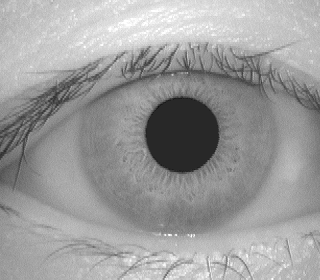
#> input picture data/raw/001_1_1.bmp, 320 x 280 px
$ jupyter execute 01_preprocessamento.ipynb
#> lines starting #> are read from the running program, lines starting #| are printed output that depends on the picture
### src/preprocessamento/filtros.py

# Cv2 principal interface do OpenCV em Python para processamento de imagens
# Numpy biblioteca para computação científica com Python, como tratamos imagens como arrays e matrizes, o numpy é essencial para manipulação de imagens
import cv2
import numpy as np

def filtro_mediana(img: np.ndarray, ksize: int=3) -> np.ndarray:
    """
    Aplica um filtro de mediana na imagem.

    Filtro Mediano:
        Para cada pixel da imagem, o filtro de mediana considera sua vizinhança(janela de ksize x ksize)
        Ordena os valores de intensidade dentro dessa janela e subsitui o pixel central pelo valor mediano.
        Isso ajuda a remover ruídos, especialmente ruídos sal e pimenta, preservando as bordas.

    Parâmetros:
    img (np.ndarray): Imagem de entrada. -> Espera um array numpy representando a imagem;
                                            Que pode ser colorida (3 canais) ou em escala de cinza (1 canal).
    ksize (int): Tamanho do kernel-> "janela" quadrada do filtro. Deve ser um número ímpar

    Retorna:
    np.ndarray: Outro array numpy representando a imagem filtrada.
    """
    # Verifica se o tamanho do kernel é ímpar
    if ksize % 2 == 0:
        raise ValueError("O tamanho do kernel deve ser um número ímpar.")

    # Aplica o filtro de mediana

    '''
    cv2.medianBlur() -> Recebe a imagem e o tamanho do kernel e retorna a imagem filtrada, lidando internaento com os contornos
    '''
    return cv2.medianBlur(img, ksize)


def equalizacao_histograma(img: np.ndarray) -> np.ndarray:
    """
    Aplica a equalização de histograma na imagem.

    Equalização de Histograma:
        A equalização de histograma é uma técnica que melhora o contraste de uma imagem,
        redistribuindo os níveis de intensidade. Isso é especialmente útil em imagens com
        iluminação desigual ou baixa visibilidade.

    Parâmetros:
    img (np.ndarray): Explicado acima, na função de filtro de mediana

    Retorna:
    np.ndarray: Outro array numpy representando a imagem com o histograma equalizado.
    """
    if len(img.shape) == 3:
        """
        Para casos coloridos:
        Não queremos alterar as cores de forma distrocida, e como equalizar cada canal rgb separadamente muda o equilibrio de cores,
        o correto é converter a imagem para o espaço de cores YCrCb, onde Y representa a luminância (brilho) e Cr e Cb representam as informações de cor.
        A equalização é aplicada apenas no canal Y (luminância), enquanto os canais Cr e Cb permanecem inalterados.
        Isso preserva a cor original da imagem, enquanto melhora o contraste.
        len(img.shape) dá o npmero de dimensões do array, 2-> imagem em escala de cinza, 3-> imagem colorida
        cv2.split() -> Divide a imagem em seus canais (B, G, R)
        cv2.cvtColor() -> Converte a imagem de BGR para YCrCb
        cv2.equalizeHist() -> Aplica a equalização de histograma no canal Y (luminância)
        cv2.merge() -> Junta os canais Y, Cr e Cb de volta em uma imagem
        """
        # Caso colorido: converte BGR → YCrCb, equaliza só o Y, retorna para BGR
        y, u, v = cv2.split(cv2.cvtColor(img, cv2.COLOR_BGR2YCrCb))
        y_eq = cv2.equalizeHist(y)
        return cv2.cvtColor(cv2.merge([y_eq, u, v]), cv2.COLOR_YCrCb2BGR)
    else:
        # Caso cinza: equaliza diretamente
        return cv2.equalizeHist(img)

### src/preprocessamento/salva_processado.py
# Ajusta sys.path para incluir a raiz do projeto
import sys
from pathlib import Path

project_root = Path(__file__).parent.parent  # assume este script está em notebooks/
if str(project_root) not in sys.path:
    sys.path.insert(0, str(project_root))

import logging
import cv2
from src.preprocessamento.filtros import filtro_mediana, equalizacao_histograma

# Configura logging básico
logging.basicConfig(
    level=logging.INFO,
    format="%(asctime)s [%(levelname)s] %(message)s",
    datefmt="%Y-%m-%d %H:%M:%S"
)
logger = logging.getLogger(__name__)

def processa_e_salva(
    input_path: Path,
    output_dir: Path,
    ksize: int = 5
) -> tuple[Path, Path]:
    """
    Processa uma imagem aplicando filtro de mediana e equalização de histograma,
    salvando duas versões:
      1) original com equalização de histograma
      2) filtrada (mediana) + equalização

    Args:
        input_path: Caminho da imagem de entrada.
        output_dir: Diretório onde as imagens serão salvas.
        ksize: Tamanho do kernel para filtro mediano (ímpar).

    Returns:
        Tuple com (caminho_da_equalizacao_original, caminho_da_processada).
    """
    # Garante que a imagem existe
    if not input_path.exists():
        raise FileNotFoundError(f"Arquivo não encontrado: {input_path}")

    # Cria pasta de saída
    output_dir.mkdir(parents=True, exist_ok=True)

    # Carrega a imagem (BGR) e converte para grayscale se necessário
    img = cv2.imread(str(input_path))
    if img is None:
        raise ValueError(f"Não foi possível ler a imagem: {input_path}")

    # Equalização na imagem original (BGR ou cinza)
    img_eq_original = equalizacao_histograma(img)

    # Aplica filtro de mediana na imagem (mantém o mesmo tipo)
    img_mediana = filtro_mediana(img_eq_original, ksize=ksize)

    # Equalização após filtro de mediana
    img_eq_mediana = equalizacao_histograma(img_mediana)

    # Prepara caminhos de saída
    nome_base = input_path.stem
    ext       = input_path.suffix

    eq_orig_name = f"{nome_base}_equalized{ext}"
    proc_name    = f"{nome_base}_processed{ext}"

    eq_orig_path = output_dir / eq_orig_name
    proc_path    = output_dir / proc_name

    # Salva as duas imagens
    cv2.imwrite(str(eq_orig_path), img_eq_original)
    cv2.imwrite(str(proc_path), img_eq_mediana)

    logger.info(f"Imagens salvas: equalized -> {eq_orig_path}, processed -> {proc_path}")
    return eq_orig_path, proc_path


# [13 lines that do not run on import are left out]

### notebooks/01_preprocessamento.ipynb
 Teste dos filtros de mediana e de equalização de histograma implementados em src/preprocessamento/filtros

[cell 1]
import sys
import os
from pathlib import Path

# 1) Ajusta o sys.path para incluir a raiz do projeto
ROOT = Path.cwd().parent
if str(ROOT) not in sys.path:
    sys.path.insert(0, str(ROOT))

# 2) Imports necessários
import cv2
import matplotlib.pyplot as plt

from src.preprocessamento.filtros import filtro_mediana, equalizacao_histograma

# 3) Função auxiliar para plotar um histograma num eixo específico
def plot_hist_on_ax(ax, hist, title: str):
    """
    Recebe um eixo Matplotlib, uma lista de frequências 'hist' de 0..255
    e desenha um gráfico de barras naquele eixo.
    """
    ax.bar(range(256), hist, width=1.0, color='black')
    ax.set_xlim(0, 255)
    ax.set_title(title, fontsize=10)
    ax.set_xlabel("Intensidade")
    ax.set_ylabel("Frequência")

# 4) Carrega e processa uma imagem de exemplo
img_path = ROOT / "data" / "raw" / "001_1_1.bmp"
img       = cv2.imread(str(img_path), cv2.IMREAD_GRAYSCALE)
#> img is the input picture: shape (280, 320); min 18, max 255, mean 155.9

# Aplica filtro de mediana e equalização
denoised     = filtro_mediana(img, 3)
equalizada1  = equalizacao_histograma(img)
#> in equalizacao_histograma, `return cv2.equalizeHist(img)`:
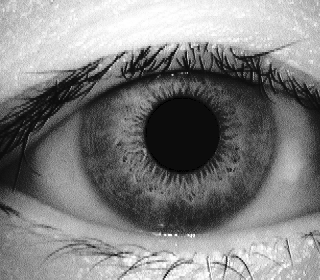
#> returned value: shape (280, 320); min 0, max 255, mean 128.7
equalizada2  = equalizacao_histograma(denoised)
#> in equalizacao_histograma (call 2), `return cv2.equalizeHist(img)`:
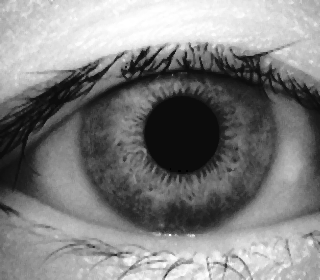
#> returned value: shape (280, 320); min 0, max 255, mean 128.7

# 5) Calcula histogramas manualmente
h_orig      = [(img     == v).sum() for v in range(256)]
#> h_orig = 256 values, max 4066 at index 40, min 0 at index 0, mean 350
h_denoised  = [(denoised== v).sum() for v in range(256)]
#> h_denoised = 256 values, max 4171 at index 40, min 0 at index 0, mean 350
h_eq1       = [(equalizada1== v).sum() for v in range(256)]
#> h_eq1 = 256 values, max 4264 at index 12, min 0 at index 1, mean 350
h_eq2       = [(equalizada2== v).sum() for v in range(256)]
#> h_eq2 = 256 values, max 4368 at index 12, min 0 at index 1, mean 350

# 6) Cria figura com 2 linhas x 4 colunas
fig, axs = plt.subplots(2, 4, figsize=(16, 8))

# --- Linha 1: exibe as imagens ---
# 0,0: original
axs[0, 0].imshow(img,       cmap='gray')
axs[0, 0].set_title("Original")
# 0,1: filtrada
axs[0, 1].imshow(denoised,  cmap='gray')
axs[0, 1].set_title("Mediana (ksize=5)")
# 0,2: equalizada original
axs[0, 2].imshow(equalizada1, cmap='gray')
axs[0, 2].set_title("Equalização Hist.")
# 0,3: filtrada + equalizada
axs[0, 3].imshow(equalizada2, cmap='gray')
axs[0, 3].set_title("Mediana + Equalização")

# --- Linha 2: exibe os histogramas correspondentes ---
plot_hist_on_ax(axs[1, 0], h_orig,     "Histograma Original")
plot_hist_on_ax(axs[1, 1], h_denoised, "Histograma Mediana")
plot_hist_on_ax(axs[1, 2], h_eq1,      "Histograma Equalização")
plot_hist_on_ax(axs[1, 3], h_eq2,      "Histograma Final")

# 7) Remove eixos desnecessários das imagens (linha 1)
for j in range(4):
    axs[0, j].axis('off')

# 8) Ajusta layout e exibe tudo
plt.tight_layout()
plt.show()
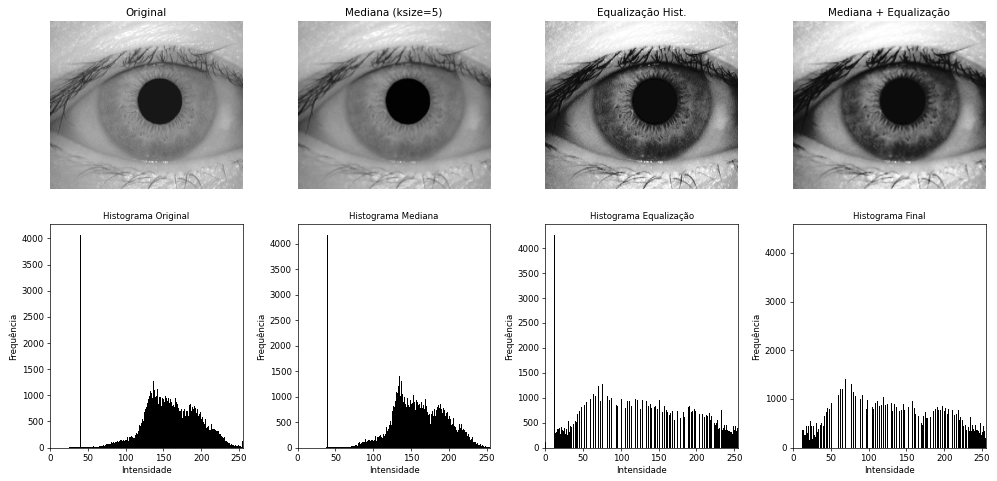
#> figure drawn by matplotlib, 8 panels; panel 5: tallest bar 4066 high, from x = 39.5 to 40.5; panel 6: tallest bar 4171 high, from x = 39.5 to 40.5; panel 7: tallest bar 4264 high, from x = 11.5 to 12.5; panel 8: tallest bar 4368 high, from x = 11.5 to 12.5

Julgando de maneira visual, a imagem que não passa pelo filtro de mediana antes de equalizar o histograma tem um resultado de contraste melhor sem perder detalhes da íris
 Em futuro desenvolvimento iremos checar na prática qual abordagem tem melhores resultados

Testando o processamento e salvamento da imagem

[cell 2]
from pathlib import Path
from src.preprocessamento.salva_processado import processa_e_salva

# Define onde estão as imagens originais e para onde salvar as processadas
raw_dir = Path(ROOT) / "data" / "raw"            # pasta com imagens brutas
out_dir = Path(ROOT) / "data" / "preprocessed"   # pasta para salvar resultados

# Escolhe uma imagem de exemplo para processar
img_path = raw_dir / '001_1_1.bmp'               # caminho completo da imagem

# Executa o pipeline: iguala o contraste e depois aplica mediana+equalização
# Retorna dois caminhos: (imagem_eq_original, imagem_processada)
eq_path, proc_path = processa_e_salva(img_path, out_dir, 3)
#> in equalizacao_histograma (call 3), `y, u, v = cv2.split(cv2.cvtColor(img, cv2.COLOR_BGR2YCrCb))`: u: shape (280, 320); every value is 128

# Informa o usuário onde cada arquivo foi salvo
print(f"Imagem filtrada salva em: {proc_path}")
print(f"Imagem equalizada salva em: {eq_path}")

# Agora, para visualizar no notebook, carregamos as imagens em escala de cinza
import cv2
import matplotlib.pyplot as plt

# Lê a imagem bruta original
img_orig = cv2.imread(str(img_path), cv2.IMREAD_GRAYSCALE)

#le a imagem equalizada
img_eq = cv2.imread(str(eq_path), cv2.IMREAD_GRAYSCALE)
# Lê a versão final processada (mediana + equalização)
img_proc = cv2.imread(str(proc_path),   cv2.IMREAD_GRAYSCALE)


# Exibe lado a lado: à esquerda a original,no meio equalizada, à direita a processada(mediana + equalização)

fig, axs = plt.subplots(1, 3, figsize=(12, 4))
axs[0].imshow(img_orig, cmap="gray")
axs[0].set_title("Original")
axs[1].imshow(img_eq, cmap="gray")
axs[1].set_title("Equalizada")
axs[2].imshow(img_proc, cmap="gray")
axs[2].set_title("Processado")
for ax in axs: ax.axis("off")
plt.show()
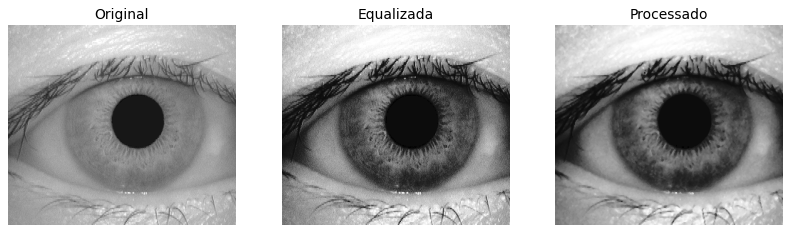
#> figure drawn by matplotlib, 3 panels

$ run again, with data/raw/001_1_2.bmp copied over data/raw/001_1_1.bmp
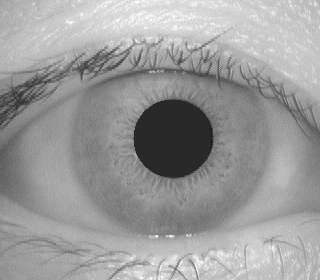
#> input picture data/raw/001_1_2.bmp, 320 x 280 px
#> img is the input picture: shape (280, 320); min 18, max 255, mean 155
#> in equalizacao_histograma (call 2), `return cv2.equalizeHist(img)`:
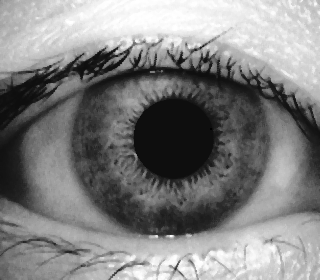
#> returned value: shape (280, 320); min 0, max 255, mean 128.9
#> h_orig = 256 values, max 4783 at index 41, min 0 at index 0, mean 350
#> h_denoised = 256 values, max 4818 at index 41, min 0 at index 0, mean 350
#> h_eq1 = 256 values, max 5036 at index 14, min 0 at index 1, mean 350
#> h_eq2 = 256 values, max 5068 at index 14, min 0 at index 1, mean 350
#> u: shape (280, 320); every value is 128
#> `plt.show()`:
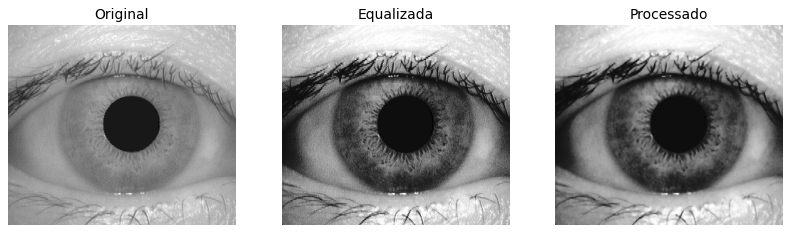
#> figure drawn by matplotlib, 3 panels

$ run again, with data/raw/001_1_3.bmp copied over data/raw/001_1_1.bmp
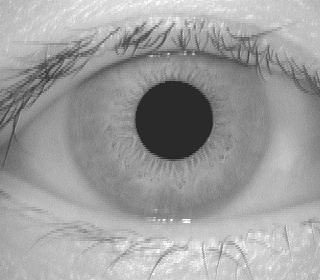
#> input picture data/raw/001_1_3.bmp, 320 x 280 px
#> img is the input picture: shape (280, 320); min 29, max 255, mean 158
#> in equalizacao_histograma (call 2), `return cv2.equalizeHist(img)`:
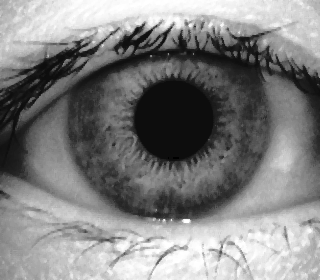
#> returned value: shape (280, 320); min 0, max 255, mean 128.9
#> h_orig = 256 values, max 4523 at index 42, min 0 at index 0, mean 350
#> h_denoised = 256 values, max 4592 at index 42, min 0 at index 0, mean 350
#> h_eq1 = 256 values, max 4653 at index 13, min 0 at index 1, mean 350
#> h_eq2 = 256 values, max 4729 at index 13, min 0 at index 1, mean 350
#> u: shape (280, 320); every value is 128
#> `plt.show()`:
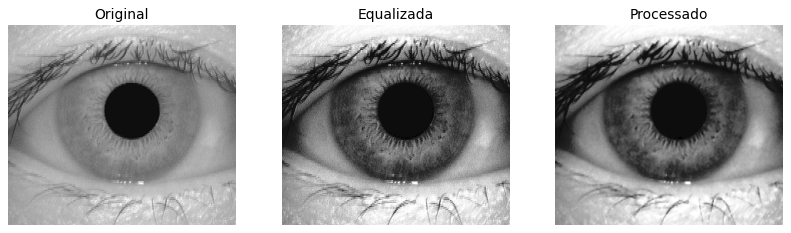
#> figure drawn by matplotlib, 3 panels
